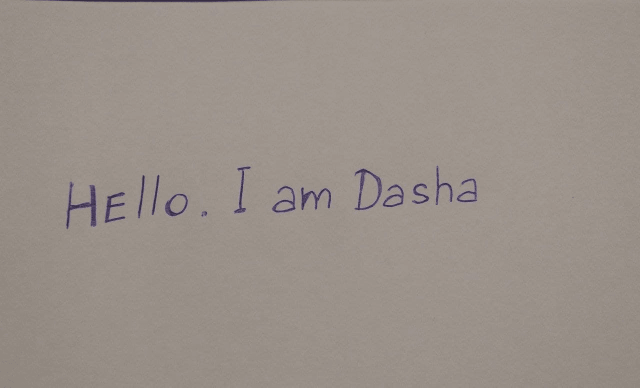
#> input picture data/00.png, 1280 x 775 px (shown at 1/2 size)
$ python -i binarize.py   (imports and definitions only)
#> lines starting #> are read from the running program, lines starting #| are printed output that depends on the picture; after the words box and inside, x2 and y2 are one past the last pixel; in counts of white or black regions, pixels touching at a corner belong together
import numpy as np
import cv2 as cv

### su ###

nfns = [
	lambda x: np.roll(x, -1, axis=0),
	lambda x: np.roll(np.roll(x, 1, axis=1), -1, axis=0),
	lambda x: np.roll(x, 1, axis=1),
	lambda x: np.roll(np.roll(x, 1, axis=1), 1, axis=0),
	lambda x: np.roll(x, 1, axis=0),
	lambda x: np.roll(np.roll(x, -1, axis=1), 1, axis=0),
	lambda x: np.roll(x, -1, axis=1),
	lambda x: np.roll(np.roll(x, -1, axis=1), -1, axis=0)
]

def su_plus(img):
	_, otsu_ocimg = cv.threshold(img, 0, 255, cv.THRESH_BINARY+cv.THRESH_OTSU)
	su_ocimg = su(img)

	contours, _ = cv.findContours(otsu_ocimg, cv.RETR_LIST, cv.CHAIN_APPROX_NONE)

	for contour in contours:
		approx = cv.convexHull(contour)
		cv.drawContours(otsu_ocimg, [approx], -1, (0, 255, 0), 1)

	cv.floodFill(otsu_ocimg, None, (16, 16), 0)
	im_floodfill = su_ocimg.copy()
	cv.floodFill(im_floodfill, None, (16, 16), 0)

	R = (otsu_ocimg + (su_ocimg & cv.bitwise_not(im_floodfill)))

	mask = np.ones((3, 3), np.uint8)
	R = cv.erode(R, None, iterations=1)
	R = cv.dilate(R, None, iterations=1)

	R = cv.medianBlur(R, 3)
	_, R = cv.threshold(R, 0, 255, cv.THRESH_BINARY)

	return R


def su(img):
	gfn = nfns
	N_MIN = 4

	I = img.astype(np.float64)
	cimg = localminmax(I, gfn)

	_, ocimg = cv.threshold(rescale(cimg).astype(img.dtype), 0, 255, cv.THRESH_BINARY+cv.THRESH_OTSU)

	E = ocimg.astype(np.float64)
	E_mean = np.zeros(I.shape, dtype=np.float64)

	N_e = numnb(ocimg, gfn)
	nbmask = N_e > 0

	for fn in gfn:
		E_mean += fn(I) * fn(E)

	E_mean[nbmask] /= N_e[nbmask]
	E_var = np.zeros(I.shape, dtype=np.float64)

	for fn in gfn:
		tmp = (fn(I) - E_mean) * fn(E)
		E_var += tmp * tmp

	E_var[nbmask] /= N_e[nbmask]
	E_std = np.sqrt(E_var) * 0.5

	R = np.ones(I.shape) * 255
	R[(I <= E_mean+E_std) & (N_e >= N_MIN)] = 0

	return R.astype(np.uint8)


def localminmax(img, fns):
	mi = img.astype(np.float64)
	ma = img.astype(np.float64)
	for i in range(len(fns)):
		rolled = fns[i](img)
		np.minimum(mi, rolled, out=mi)
		np.maximum(ma, rolled, out=ma)
	result = (ma-mi) / (mi+ma+1e-16)
	return result


def numnb(bi, fns):
	nb = bi.astype(np.float64)
	i = np.zeros(bi.shape, nb.dtype)
	i[bi == bi.max()] = 1
	i[bi == bi.min()] = 0
	for fn in fns:
		nb += fn(i)
	return nb


def rescale(r, maxvalue=255):
	mi = r.min()
	return maxvalue*(r-mi) / (r.max()-mi)


### sauvola ###


# [58 lines left out: functions sauvola, padding, integralMean, ind2sub, otsu, not called in this run]

>>> import cv2
>>> picture = cv2.imread('../../data/00.png', cv2.IMREAD_GRAYSCALE)
#> picture: shape (775, 1280); min 53, max 156, mean 146.8
>>> result = su_plus(picture)
#> in su_plus, `_, otsu_ocimg = cv.threshold(img, 0, 255, cv.THRESH_BINARY+cv.THRESH_O..`: otsu_ocimg: shape (775, 1280); 99% white; 24 black regions (9 under 20 px), largest, box (x1, y1, x2, y2) and area: (81, 0, 540, 5) 1428, (133, 364, 192, 458) 1422, (709, 337, 763, 420) 1035
#> in localminmax, `result = (ma-mi) / (mi+ma+1e-16)`:
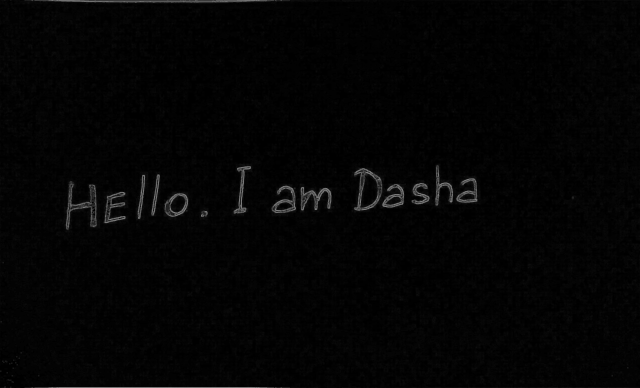
#> result: shape (775, 1280) float64 (shown at 1/2 size); min 0, max 0.493, mean 0.0169
#> in rescale, `mi = r.min()`: mi = 0
#> in su, `_, ocimg = cv.threshold(rescale(cimg).astype(img.dtype), 0, 255, cv.TH..`: ocimg: shape (775, 1280); 1.3% white; 31 white regions (15 under 20 px), largest, box (x1, y1, x2, y2) and area: (69, 0, 548, 6) 1736, (132, 363, 193, 459) 1326, (708, 336, 764, 421) 1310
#> in su, `E_mean = np.zeros(I.shape, dtype=np.float64)`: E_mean: shape (775, 1280) float64; every value is 0
#> in numnb, `i[bi == bi.max()] = 1`:
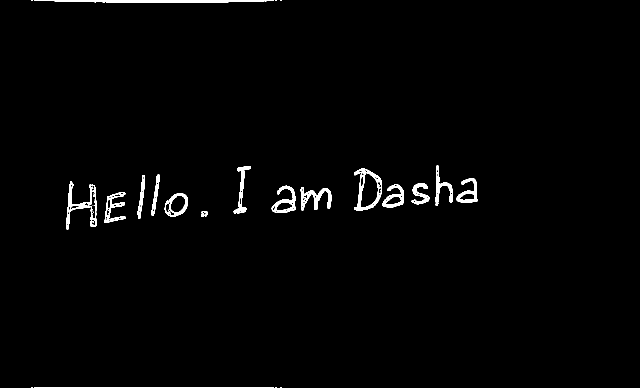
#> i: shape (775, 1280) float64 (shown at 1/2 size); values 0 (black) and 1 (white), 1.3% white; 31 white regions (15 under 20 px), largest, box (x1, y1, x2, y2) and area: (69, 0, 548, 6) 1736, (132, 363, 193, 459) 1326, (708, 336, 764, 421) 1310
#> after the loop in numnb, `for fn in fns:`: nb: shape (775, 1280) float64; min 0, max 263, mean 3.5
#> in su, `nbmask = N_e > 0`: nbmask: shape (775, 1280) bool; 2.1% white; 20 white regions (4 under 20 px), largest, box (x1, y1, x2, y2) and area: (68, 0, 554, 7) 2514, (131, 362, 194, 460) 2316, (707, 335, 765, 422) 2081
#> after the loop in su, `for fn in gfn:`:
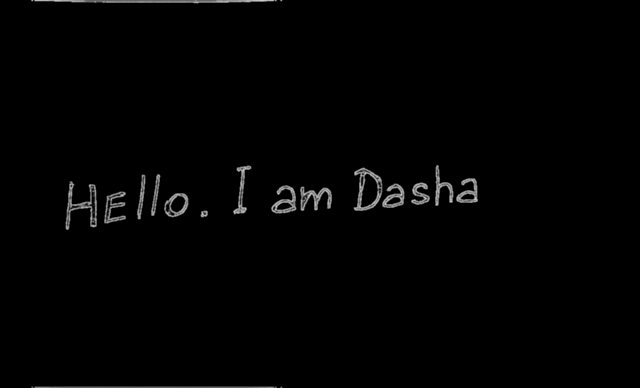
#> E_mean: shape (775, 1280) float64 (shown at 1/2 size); min 0, max 274125, mean 2707.9; drawn with min black and max white
#> in su, `E_mean[nbmask] /= N_e[nbmask]`: E_mean: shape (775, 1280) float64; 2.01% of pixels changed, all inside (x1, y1, x2, y2) = (62, 0, 956, 775)
#> after the loop in su, `for fn in gfn:`:
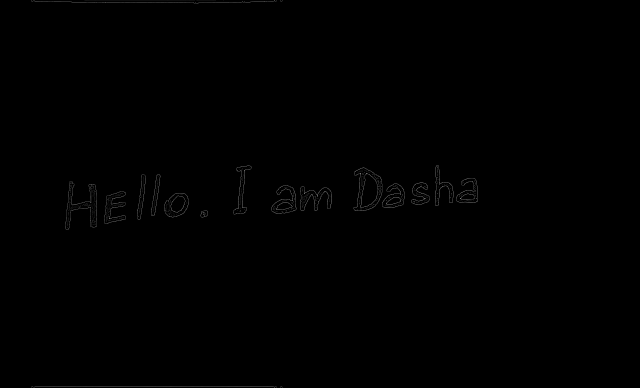
#> E_var: shape (775, 1280) float64 (shown at 1/2 size); min 0, max 6.22e+14, mean 1.38e+12; drawn with min black and max white
#> in su, `R = np.ones(I.shape) * 255`: R: shape (775, 1280) float64; every value is 255
#> in su, `R[(I <= E_mean+E_std) & (N_e >= N_MIN)] = 0`:
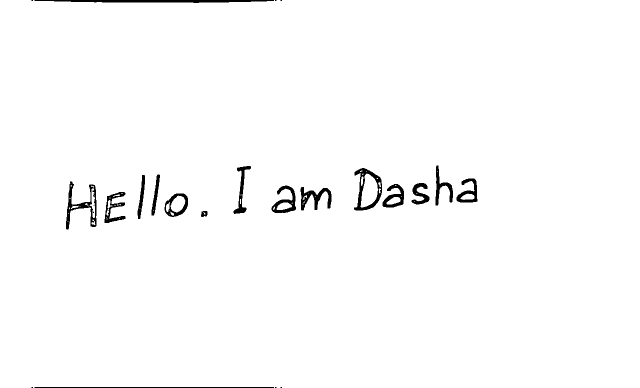
#> R: shape (775, 1280) float64 (shown at 1/2 size); 98.4% white; 23 black regions (7 under 20 px), largest, box (x1, y1, x2, y2) and area: (69, 0, 548, 6) 2014, (132, 363, 193, 459) 1571, (708, 336, 764, 421) 1537
#> in su, `return R.astype(np.uint8)`: returned value: shape (775, 1280); 98.4% white; 23 black regions (7 under 20 px)
#> in su_plus, `contours, _ = cv.findContours(otsu_ocimg, cv.RETR_LIST, cv.CHAIN_APPRO..`: contours = 70 contours, 51 with area under 20; largest, box (x1, y1, x2, y2) and area: (0, 0, 1280, 775) 988499, (708, 336, 764, 421) 3044, (719, 345, 758, 416) 1782, (132, 363, 193, 459) 1655, (329, 387, 376, 434) 1534
#> the loop in su_plus, `for contour in contours:` made 70 passes
#> approx on passes 1, 3, 5, 13, 18, 19, 21, 22, 23, 24, 26, 27: [[186, 443]], [[350, 429]], [[468, 426], [469, 425], [470, 426], [469, 427]], [[485, 419]], [[767, 409]], [[177, 409]], [[901, 401]], [[608, 401]], [[635, 399]], [[776, 398]], [[805, 395]], [[610, 395]]
#> (contour, approx) on passes 2, 6, 9, 11, 12, 14: ([[278, 432], [278, 433]], [[278, 433], [278, 432]]), ([[335, 425], [336, 425], [337, 425], [336, 425]], [[337, 425], [335, 425]]), ([[474, 423], [475, 423]], [[475, 423], [474, 423]]), ([[487, 421], [488, 421]], [[488, 421], [487, 421]]), ([[477, 421], [478, 421]], [[478, 421], [477, 421]]), ([[482, 419], [482, 420], [482, 421], [482, 420]], [[482, 421], [482, 419]])
#> after the loop in su_plus, `for contour in contours:`:
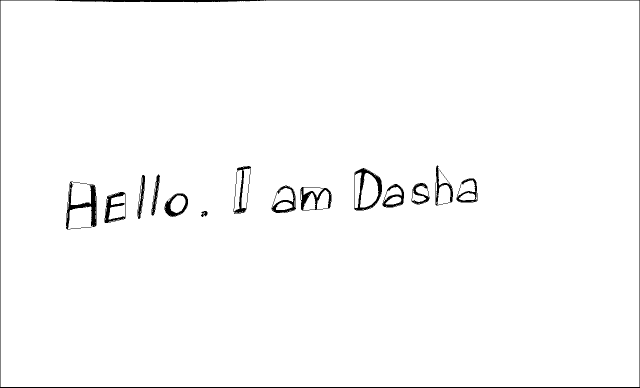
#> otsu_ocimg: shape (775, 1280) (shown at 1/2 size); 98.4% white; 15 black regions, largest, box (x1, y1, x2, y2) and area: (0, 0, 1280, 775) 5075, (132, 363, 193, 459) 1710, (708, 336, 764, 421) 1347
#> in su_plus, `cv.floodFill(otsu_ocimg, None, (16, 16), 0)`: otsu_ocimg: shape (775, 1280); 1.7% white; 243 white regions (216 under 20 px), largest, box (x1, y1, x2, y2) and area: (720, 346, 757, 415) 1794, (136, 413, 186, 458) 1756, (141, 364, 184, 410) 1598
#> in su_plus, `cv.floodFill(im_floodfill, None, (16, 16), 0)`: im_floodfill: shape (775, 1280); 0.42% white; 57 white regions (39 under 20 px), largest, box (x1, y1, x2, y2) and area: (721, 347, 756, 415) 1609, (341, 391, 371, 425) 687, (553, 405, 584, 420) 326
#> in su_plus, `mask = np.ones((3, 3), np.uint8)`: mask = [[1, 1, 1], [1, 1, 1], [1, 1, 1]]
#> in su_plus, `_, R = cv.threshold(R, 0, 255, cv.THRESH_BINARY)`:
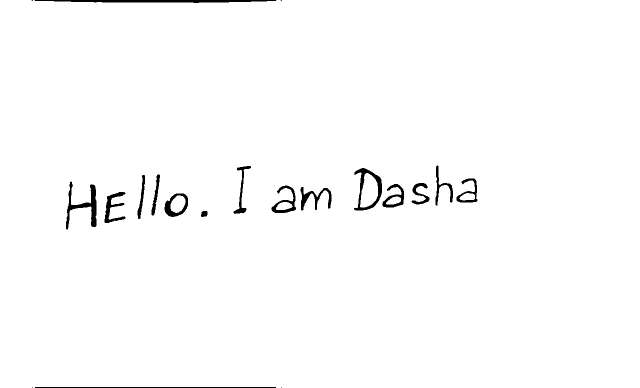
#> R: shape (775, 1280) (shown at 1/2 size); 98.6% white; 20 black regions (4 under 20 px), largest, box (x1, y1, x2, y2) and area: (69, 0, 553, 6) 2022, (132, 363, 193, 459) 1654, (708, 336, 764, 421) 1395
